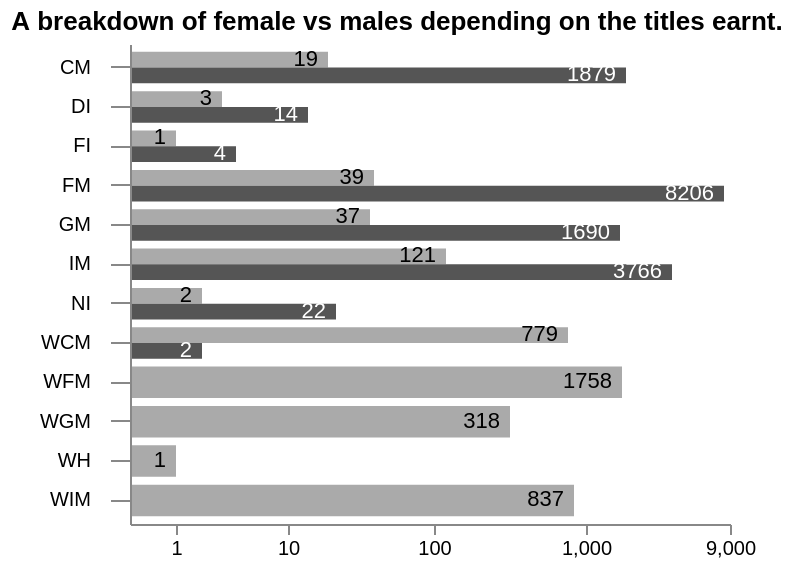

This figure's Vega-Lite source:
### Vega specification from a JSON file in a GitHub repository (floating-point values rounded to 4 significant figures)
{"$schema": "https://vega.github.io/schema/vega/v5.json", "description": "A breakdown of female vs males depending on the titles earnt.", "title": "A breakdown of female vs males depending on the titles earnt.", "width": 300, "height": 240, "padding": 5, "background": "white", "data": [{"name": "table", "values": [{"title": "CM", "gender": "Female", "value": 19}, {"title": "CM", "gender": "Male", "value": 1879}, {"title": "DI", "gender": "Female", "value": 3}, {"title": "DI", "gender": "Male", "value": 14}, {"title": "FI", "gender": "Female", "value": 1}, {"title": "FI", "gender": "Male", "value": 4}, {"title": "FM", "gender": "Female", "value": 39}, {"title": "FM", "gender": "Male", "value": 8206}, {"title": "GM", "gender": "Female", "value": 37}, {"title": "GM", "gender": "Male", "value": 1690}, {"title": "IM", "gender": "Female", "value": 121}, {"title": "IM", "gender": "Male", "value": 3766}, {"title": "NI", "gender": "Female", "value": 2}, {"title": "NI", "gender": "Male", "value": 22}, {"title": "WCM", "gender": "Female", "value": 779}, {"title": "WCM", "gender": "Male", "value": 2}, {"title": "WFM", "gender": "Female", "value": 1758}, {"title": "WGM", "gender": "Female", "value": 318}, {"title": "WH", "gender": "Female", "value": 1}, {"title": "WIM", "gender": "Female", "value": 837}]}], "scales": [{"name": "yscale", "type": "band", "domain": {"data": "table", "field": "title"}, "range": "height", "padding": 0.2}, {"name": "xscale", "type": "symlog", "domain": {"data": "table", "field": "value"}, "range": "width", "round": true, "zero": true, "nice": true, "bins": [1, 10, 100, 1000, 9000, 10000]}, {"name": "color", "type": "ordinal", "domain": {"data": "table", "field": "gender"}, "range": {"scheme": ["white", "black"]}}], "axes": [{"orient": "left", "scale": "yscale", "tickSize": 10, "labelPadding": 10, "zindex": 1}, {"orient": "bottom", "scale": "xscale"}], "marks": [{"type": "group", "from": {"facet": {"data": "table", "name": "facet", "groupby": "title"}}, "encode": {"enter": {"y": {"scale": "yscale", "field": "title"}}}, "signals": [{"name": "height", "update": "bandwidth('yscale')"}], "scales": [{"name": "pos", "type": "band", "range": "height", "domain": {"data": "facet", "field": "gender"}}], "marks": [{"name": "bars", "from": {"data": "facet"}, "tooltip": {"content": "data"}, "type": "rect", "encode": {"enter": {"tooltip": {"signal": "'Title: ' + datum.title + ', Count: ' + datum.value + ', Gender: ' + datum.gender"}, "y": {"scale": "pos", "field": "gender"}, "height": {"scale": "pos", "band": 1}, "x": {"scale": "xscale", "field": "value"}, "x2": {"scale": "xscale", "value": 0}, "fill": {"scale": "color", "field": "gender"}}}}, {"type": "text", "from": {"data": "bars"}, "encode": {"enter": {"x": {"field": "x2", "offset": -5}, "y": {"field": "y", "offset": {"field": "height", "mult": 0.5}}, "fill": [{"test": "contrast('white', datum.fill) > contrast('black', datum.fill)", "value": "white"}, {"value": "black"}], "align": {"value": "right"}, "baseline": {"value": "middle"}, "text": {"field": "datum.value"}}}}]}]}
